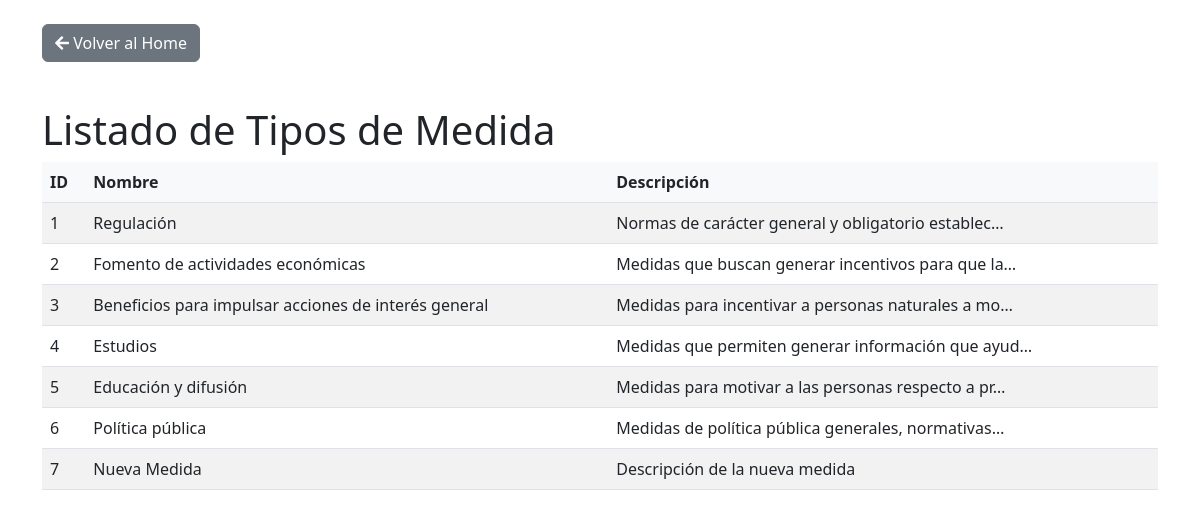
Screenshot of /tipo-medida/ with the database file from the repository.
### api/models.py (models this page shows, shortened)
class TipoMedida(models.Model):
    id_tipo_medida = models.AutoField(primary_key=True)
    nombre = models.CharField(max_length=100, unique=True)
    descripcion = models.CharField(max_length=100)
    created_at = models.DateTimeField(default=timezone.now)

### api/views_html.py (the view)
# urls.py: path('tipo-medida/', views.tipo_medida, name='tipo_medida'),
@authentication_classes([SessionAuthentication, BasicAuthentication])
@permission_classes([IsAuthenticated])
def tipo_medida(request):
    data = TipoMedida.objects.all()
    return render(request, 'tipo_medida.html', {'tipos_medida': data})

### api/templates/tipo_medida.html (shortened to what this page needs)
{% extends 'base.html' %}
{% block content %}
<div class="mb-4">
    <a href="{% url 'html_home' %}" class="btn btn-secondary">
        <i class="fas fa-arrow-left"></i> Volver al Home
    </a>
</div>
<h1>Listado de Tipos de Medida</h1>
<table class="table table-striped">
    <thead>
        <tr>
            <th>ID</th>
            <th>Nombre</th>
            <th>Descripción</th>
        </tr>
    </thead>
    <tbody>
        {% for tipo in tipos_medida %}
        <tr>
            <td>{{ tipo.id_tipo_medida }}</td>
            <td>{{ tipo.nombre }}</td>
            <td>{{ tipo.descripcion|truncatechars:50 }}</td>
        </tr>
        {% endfor %}
    </tbody>
</table>
{% endblock %}

### api/templates/base.html (shortened to what this page needs)
<!DOCTYPE html>
<html lang="en">
<head>
    <link href="https://cdn.jsdelivr.net/npm/bootstrap@5.3.0/dist/css/bootstrap.min.css" rel="stylesheet">
    <link rel="stylesheet" href="https://cdnjs.cloudflare.com/ajax/libs/font-awesome/5.15.4/css/all.min.css">
</head>
<body>
    <div class="container mt-4">
        {% block content %}{% endblock %}
    </div>
</body>
</html>

### api/templates/tipo_medida.html (style rules this page uses)
.table th { background-color: #f8f9fa; }
.btn-secondary { margin-bottom: 20px; transition: all 0.3s ease; }

### rows the page displays
TipoMedida: id_tipo_medida "1", nombre "Regulación", descripcion "Normas de carácter general y obligatorio establec…"
TipoMedida: id_tipo_medida "2", nombre "Fomento de actividades económicas", descripcion "Medidas que buscan generar incentivos para que la…"
TipoMedida: id_tipo_medida "3", nombre "Beneficios para impulsar acciones de interés general", descripcion "Medidas para incentivar a personas naturales a mo…"
TipoMedida: id_tipo_medida "4", nombre "Estudios", descripcion "Medidas que permiten generar información que ayud…"
TipoMedida: id_tipo_medida "5", nombre "Educación y difusión", descripcion "Medidas para motivar a las personas respecto a pr…"
TipoMedida: id_tipo_medida "6", nombre "Política pública", descripcion "Medidas de política pública generales, normativas…"
TipoMedida: id_tipo_medida "7", nombre "Nueva Medida", descripcion "Descripción de la nueva medida"
